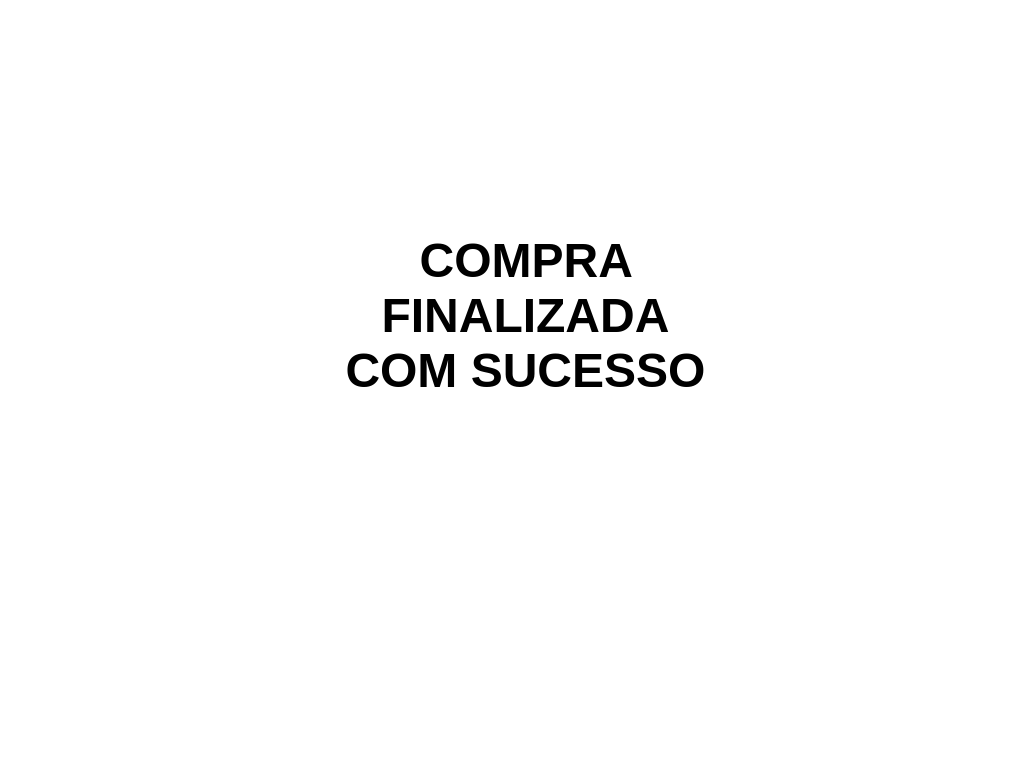
<?xml version="1.0" encoding="UTF-8"?>
<ui version="4.0">
 <class>screen_completed_purchase</class>
 <widget class="QDialog" name="screen_completed_purchase">
  <property name="geometry">
   <rect>
    <x>0</x>
    <y>0</y>
    <width>1024</width>
    <height>768</height>
   </rect>
  </property>
  <property name="windowTitle">
   <string>Dialog</string>
  </property>
  <property name="windowOpacity">
   <double>1.000000000000000</double>
  </property>
  <property name="styleSheet">
   <string notr="true">background-color: rgb(255, 255, 255);</string>
  </property>
  <widget class="QPushButton" name="pushButton">
   <property name="geometry">
    <rect>
     <x>620</x>
     <y>90</y>
     <width>41</width>
     <height>31</height>
    </rect>
   </property>
   <property name="cursor">
    <cursorShape>PointingHandCursor</cursorShape>
   </property>
   <property name="styleSheet">
    <string notr="true">font: 700 12pt &quot;Microsoft YaHei UI&quot;;
border-style: outset;
color:rgb(255, 255, 255)</string>
   </property>
   <property name="text">
    <string/>
   </property>
   <property name="icon">
    <iconset>
     <normaloff>../src/icons8-pesquisar-100.png</normaloff>../src/icons8-pesquisar-100.png</iconset>
   </property>
   <property name="iconSize">
    <size>
     <width>32</width>
     <height>32</height>
    </size>
   </property>
  </widget>
  <widget class="QLabel" name="icon_Perfil">
   <property name="geometry">
    <rect>
     <x>20</x>
     <y>20</y>
     <width>51</width>
     <height>51</height>
    </rect>
   </property>
   <property name="cursor">
    <cursorShape>ArrowCursor</cursorShape>
   </property>
   <property name="styleSheet">
    <string notr="true">background-color: rgb(255, 255, 255);
</string>
   </property>
   <property name="text">
    <string/>
   </property>
   <property name="pixmap">
    <pixmap>../database/image_Bank/perfil_Icon.png</pixmap>
   </property>
   <property name="scaledContents">
    <bool>true</bool>
   </property>
  </widget>
  <widget class="QLabel" name="ion_Cart">
   <property name="geometry">
    <rect>
     <x>100</x>
     <y>20</y>
     <width>51</width>
     <height>51</height>
    </rect>
   </property>
   <property name="cursor">
    <cursorShape>ArrowCursor</cursorShape>
   </property>
   <property name="styleSheet">
    <string notr="true">background-color: rgb(0, 0, 0);
background-color: rgb(255, 255, 255);</string>
   </property>
   <property name="text">
    <string notr="true"/>
   </property>
   <property name="pixmap">
    <pixmap>../database/image_Bank/cart_Icon.png</pixmap>
   </property>
   <property name="scaledContents">
    <bool>true</bool>
   </property>
  </widget>
  <widget class="QLabel" name="label_8">
   <property name="geometry">
    <rect>
     <x>210</x>
     <y>150</y>
     <width>631</width>
     <height>331</height>
    </rect>
   </property>
   <property name="font">
    <font>
     <family>Microsoft YaHei UI</family>
     <pointsize>36</pointsize>
     <bold>true</bold>
    </font>
   </property>
   <property name="styleSheet">
    <string notr="true">color: rgb(0, 0, 0);</string>
   </property>
   <property name="text">
    <string>&lt;html&gt;&lt;head/&gt;&lt;body&gt;&lt;p align=&quot;center&quot;&gt;COMPRA &lt;br/&gt;FINALIZADA&lt;br/&gt; COM SUCESSO&lt;/p&gt;&lt;/body&gt;&lt;/html&gt;</string>
   </property>
  </widget>
 </widget>
 <resources/>
 <connections/>
</ui>
